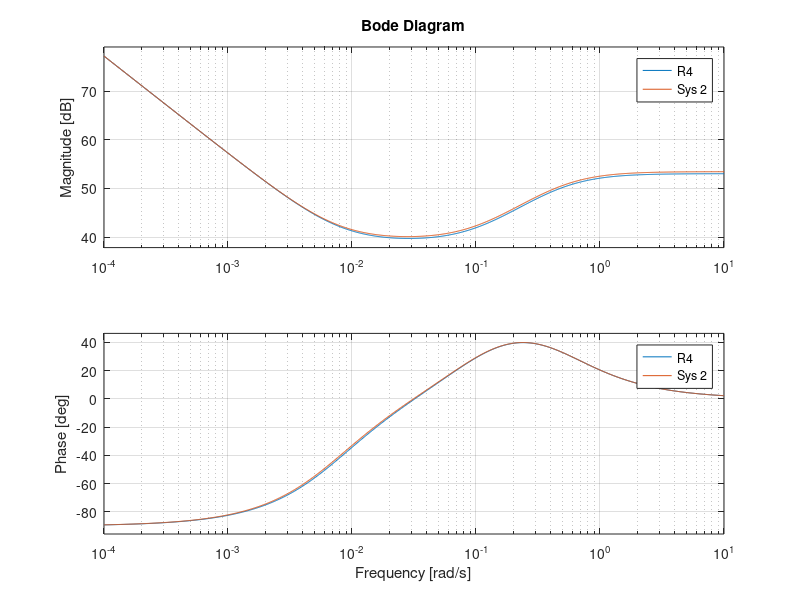

Source code (MATLAB):
clear all
close all
clc

%% Sintesi del regolatore

% Definisco modelli trovati nella scorsa sessione di laboratorio
mu = 4.15/30;
M1 = tf(mu, [620/5 1]);
M2 = tf(mu, conv([620/5 1], [10 1]));
M3 = tf(mu * [5 1], conv(conv([620/5 1], [10 1]), [2 1]));
M4 = tf(mu * [4 1],conv(conv([110 1],[12 1]),[2 1]));

%% R1
Ti = 130;
wc = 5/120;
K = wc * Ti/mu;
R1 = K * (1 + tf(1, [Ti 0]));
step(R1*M1 / (1 + R1*M1), 150);

% valutazione di pulsazione critica e margine di fase nei 4 modelli
[gm,pm,wu,wc]=margin(R1*M1);
disp([wc,pm])
[gm,pm,wu,wc]=margin(R1*M2);
disp([wc,pm]) 
[gm,pm,wu,wc]=margin(R1*M3);
disp([wc,pm])
[gm,pm,wu,wc]=margin(R1*M4);
disp([wc,pm])

% simulazione dei modelli in risposta a PV e CS
subplot(211);
F1 = R1*M1/(1+R1*M1);
F2 = R1*M2/(1+R1*M2);
F3 = R1*M3/(1+R1*M3);
step(F1, F2, F3, 150);
legend('M1','M2','M3');

subplot(212);
step(R1/(1+R1*M1),R1/(1+R1*M2),R1/(1+R1*M3),150);
legend('M1','M2','M3');

% Valutazione della risposta in frequenza
clf;
bode(M1, M2, M3, M4);
legend('M1','M2','M3', 'M4');

%% R2
wc = 0.005;
K2 = wc * Ti/mu;
R2 = K2 * (1 + tf(1, [Ti 0]));

clf;
subplot(211);
step(R2*M1/(1+R2*M1),R2*M2/(1+R2*M2),R2*M3/(1+R2*M3),1000);
legend('M1','M2','M3');

subplot(212);
step(R2/(1+R2*M1),R2/(1+R2*M2),R2/(1+R2*M3),1000);
legend('M1','M2','M3');

%% R3
wc = 0.5;
K3 = wc * Ti/mu;
R3 = K3 * (1 + tf(1, [Ti 0]));

clf;
subplot(211);
step(R3*M1/(1+R3*M1),R3*M2/(1+R3*M2),R3*M3/(1+R3*M3),50);
legend('M1','M2','M3');

subplot(212);
step(R3/(1+R3*M1),R3/(1+R3*M2),R3/(1+R3*M3),50);
legend('M1','M2','M3');

%% R4
R4=1/M2*tf(1,conv([10 0],[2 1]));
clf;
margin(R4 * M2);

bode(R4, 99.78*(1+tf(1,[138 0])+tf([7.42 0],[7.42/3.71 1])));
